Frame 1 (no input): blank canvas, image omitted
Frame 60 (no input): blank canvas, image omitted
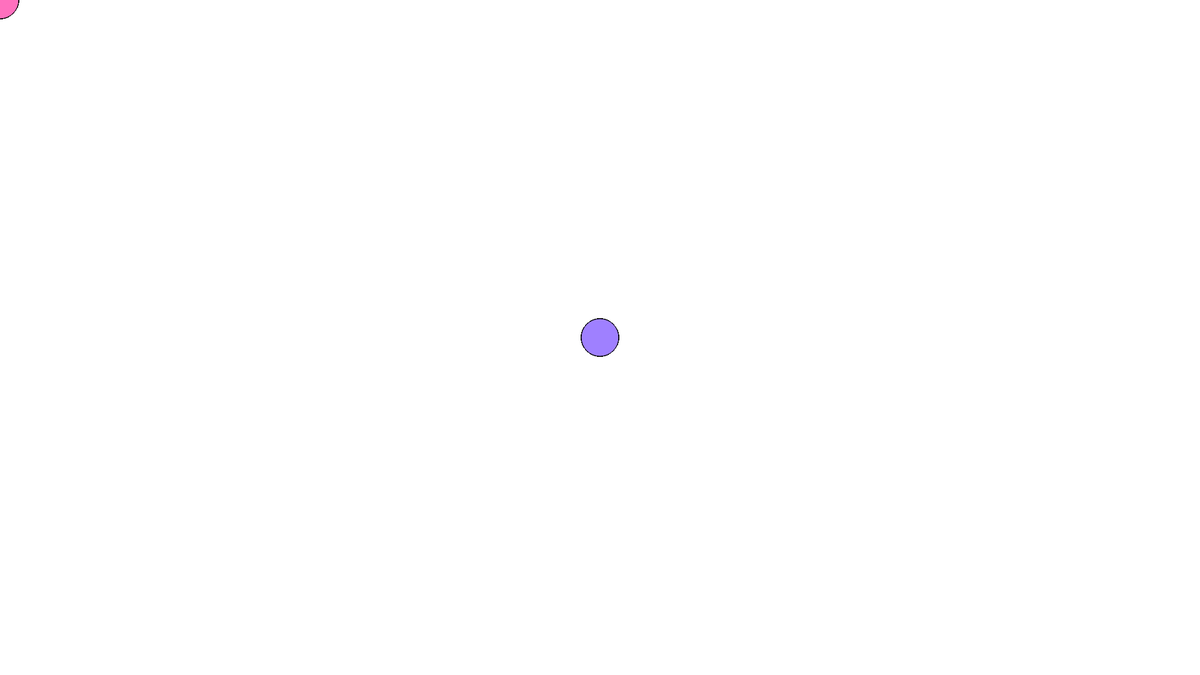
Frame 120 (the mouse pressed at the canvas centre since frame 60)

The p5.js sketch whose frames 1 and 60 were blank and that drew this single picture after the mouse press (run headless with seeded random() and noise() and a simulated clock; from frame 60 on, the mouse is pressed at the canvas centre):

// p5.js sketch
// ── sketch.js
function setup() {
  createCanvas( 1920, 1080);
}

function draw() {
  if(mouseIsPressed) {
    colorMode(HSB);
    fill(255, 50, 100);
  } else {
    fill(255, 112, 190);
  }
  ellipse(mouseX, mouseY, 60, 60);
  
}
